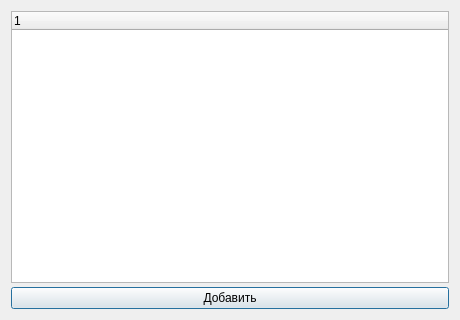
<?xml version="1.0" encoding="UTF-8"?>
<ui version="4.0"><class>Dialog</class><widget class="QDialog" name="Dialog"><property name="geometry"><rect><x>0</x><y>0</y><width>460</width><height>320</height></rect></property><property name="windowTitle"><string>#118 lists/203_tree_disabled</string></property><layout class="QVBoxLayout" name="verticalLayout"><property name="leftMargin"><number>11</number></property><property name="topMargin"><number>11</number></property><property name="rightMargin"><number>11</number></property><property name="bottomMargin"><number>11</number></property><property name="spacing"><number>4</number></property><item><widget class="QTreeWidget" name="tree"></widget></item><item><widget class="QPushButton" name="b1"><property name="text"><string>Добавить</string></property></widget></item></layout></widget></ui>
